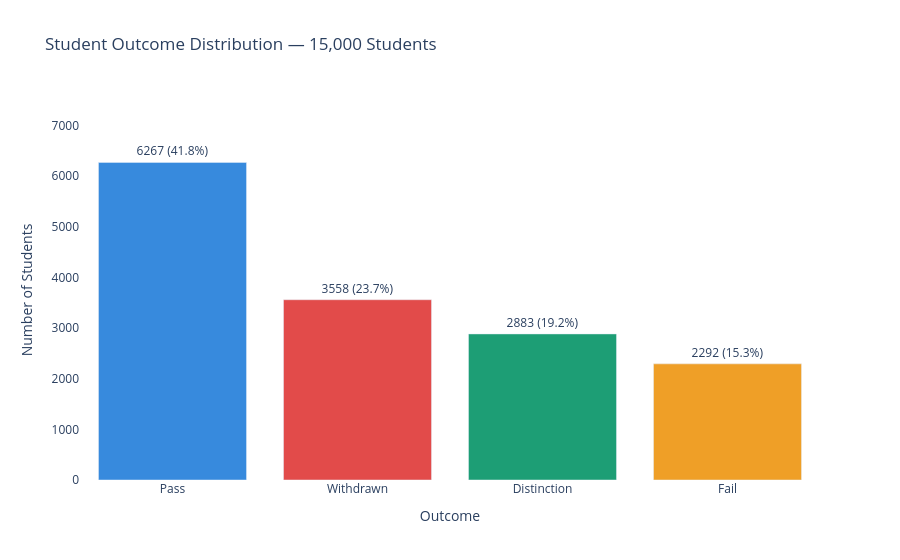

The notebook cell this image was saved under:
### Code cell
# Chart 1 — Student Outcome Distribution (fixed)
outcome_counts = df["final_result"].value_counts().reset_index()
outcome_counts.columns = ["Outcome", "Count"]
outcome_counts["Percentage"] = (outcome_counts["Count"] / len(df) * 100).round(1)
outcome_counts["Label"] = outcome_counts["Count"].astype(str) + " (" + outcome_counts["Percentage"].astype(str) + "%)"

fig = px.bar(
    outcome_counts,
    x="Outcome",
    y="Count",
    color="Outcome",
    text="Label",
    color_discrete_map={
        "Pass"       : "#378ADD",
        "Withdrawn"  : "#E24B4A",
        "Distinction": "#1D9E75",
        "Fail"       : "#EF9F27"
    },
    title="Student Outcome Distribution — 15,000 Students"
)

fig.update_traces(textposition="outside")
fig.update_layout(
    showlegend=False,
    yaxis_title="Number of Students",
    xaxis_title="Outcome",
    yaxis_range=[0, 7500],  # ← this adds space at the top
    plot_bgcolor="white"
)
fig.show()

### Figure 1 — Plotly figure (JSON) as saved in the notebook; plotly's stock layout.template omitted (floating-point values rounded to 4 significant figures)
{"data": [{"alignmentgroup": "True", "hovertemplate": "Outcome=%{x}<br>Count=%{y}<br>Label=%{text}<extra></extra>", "legendgroup": "Pass", "marker": {"color": "#378ADD", "pattern": {"shape": ""}}, "name": "Pass", "offsetgroup": "Pass", "orientation": "v", "showlegend": true, "text": ["6267 (41.8%)"], "textposition": "outside", "type": "bar", "x": ["Pass"], "xaxis": "x", "y": [6267], "yaxis": "y"}, {"alignmentgroup": "True", "hovertemplate": "Outcome=%{x}<br>Count=%{y}<br>Label=%{text}<extra></extra>", "legendgroup": "Withdrawn", "marker": {"color": "#E24B4A", "pattern": {"shape": ""}}, "name": "Withdrawn", "offsetgroup": "Withdrawn", "orientation": "v", "showlegend": true, "text": ["3558 (23.7%)"], "textposition": "outside", "type": "bar", "x": ["Withdrawn"], "xaxis": "x", "y": [3558], "yaxis": "y"}, {"alignmentgroup": "True", "hovertemplate": "Outcome=%{x}<br>Count=%{y}<br>Label=%{text}<extra></extra>", "legendgroup": "Distinction", "marker": {"color": "#1D9E75", "pattern": {"shape": ""}}, "name": "Distinction", "offsetgroup": "Distinction", "orientation": "v", "showlegend": true, "text": ["2883 (19.2%)"], "textposition": "outside", "type": "bar", "x": ["Distinction"], "xaxis": "x", "y": [2883], "yaxis": "y"}, {"alignmentgroup": "True", "hovertemplate": "Outcome=%{x}<br>Count=%{y}<br>Label=%{text}<extra></extra>", "legendgroup": "Fail", "marker": {"color": "#EF9F27", "pattern": {"shape": ""}}, "name": "Fail", "offsetgroup": "Fail", "orientation": "v", "showlegend": true, "text": ["2292 (15.3%)"], "textposition": "outside", "type": "bar", "x": ["Fail"], "xaxis": "x", "y": [2292], "yaxis": "y"}], "layout": {"autosize": true, "barmode": "relative", "legend": {"title": {"text": "Outcome"}, "tracegroupgap": 0}, "plot_bgcolor": "white", "showlegend": false, "title": {"text": "Student Outcome Distribution — 15,000 Students"}, "xaxis": {"anchor": "y", "autorange": true, "categoryarray": ["Pass", "Withdrawn", "Distinction", "Fail"], "categoryorder": "array", "domain": [0, 1], "range": [-0.5, 3.5], "title": {"text": "Outcome"}, "type": "category"}, "yaxis": {"anchor": "x", "domain": [0, 1], "range": [0, 7500], "title": {"text": "Number of Students"}, "type": "linear"}}}
